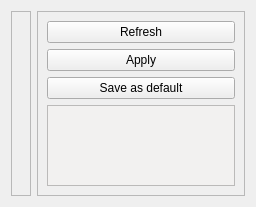
<?xml version="1.0" encoding="UTF-8"?>
<ui version="4.0">
 <class>GaitSelection</class>
 <widget class="QWidget" name="GaitSelection">
  <property name="geometry">
   <rect>
    <x>0</x>
    <y>0</y>
    <width>256</width>
    <height>207</height>
   </rect>
  </property>
  <property name="windowTitle">
   <string>March Gait Selection</string>
  </property>
  <property name="styleSheet">
   <string notr="true">QGroupBox {
    border: 1px solid gray;
    margin-top: 0.5em;
}

QGroupBox::title {
    subcontrol-origin: margin;
    left: 10px;
    padding: 0 3px 0 3px;
}</string>
  </property>
  <layout class="QGridLayout" name="gridLayout">
   <item row="0" column="1">
    <widget class="QFrame" name="Settings">
     <property name="frameShape">
      <enum>QFrame::StyledPanel</enum>
     </property>
     <property name="frameShadow">
      <enum>QFrame::Raised</enum>
     </property>
     <layout class="QVBoxLayout" name="verticalLayout">
      <item>
       <widget class="QPushButton" name="Refresh">
        <property name="text">
         <string>Refresh</string>
        </property>
       </widget>
      </item>
      <item>
       <widget class="QPushButton" name="Apply">
        <property name="text">
         <string>Apply</string>
        </property>
       </widget>
      </item>
      <item>
       <widget class="QPushButton" name="SaveDefault">
        <property name="text">
         <string>Save as default</string>
        </property>
       </widget>
      </item>
      <item>
       <widget class="QPlainTextEdit" name="Log">
        <property name="autoFillBackground">
         <bool>false</bool>
        </property>
        <property name="styleSheet">
         <string notr="true">#Log {
background-color: #F2F1F0
}</string>
        </property>
       </widget>
      </item>
     </layout>
    </widget>
   </item>
   <item row="0" column="0">
    <widget class="QFrame" name="Gaits">
     <property name="frameShape">
      <enum>QFrame::StyledPanel</enum>
     </property>
     <property name="frameShadow">
      <enum>QFrame::Raised</enum>
     </property>
     <layout class="QVBoxLayout" name="verticalLayout_2"/>
    </widget>
   </item>
  </layout>
 </widget>
 <resources/>
 <connections/>
</ui>
